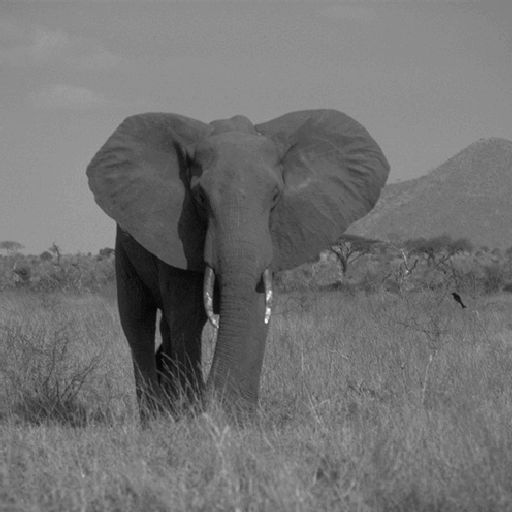
%> input picture assets/elephant.png, 512 x 512 px
$ octave SimpleCells4.m   (GNU Octave 9; MATLAB toolbox functions it lacks are replaced by stand-ins)
%> lines starting %> are read from the running program, lines starting %| are printed output that depends on the picture
### Week2/gabor2.m
function gb=gabor2(sigma,freq,orient,aspect,phase)
%function gb=gabor2(sigma,freq,orient,aspect,phase)
%
% This function produces a numerical approximation to 2D Gabor function.
% Parameters:
% sigma  = standard deviation of Gaussian envelope, this in-turn controls the
%          size of the result (pixels)
% freq   = the frequency of the sin wave (1/pixels)
% orient = orientation of the Gabor from the horizontal (degrees)
% aspect = aspect ratio of Gaussian envelope (1 = circular symmetric envelope,
%          lower values produce longer functions)
% phase  = the phase of the sin wave (degrees)

sz=fix(7*sigma./max(0.2,aspect));
if mod(sz,2)==0, sz=sz+1; end

[x y]=meshgrid(-fix(sz/2):fix(sz/2),fix(-sz/2):fix(sz/2));

% Rotation
orient=(orient-90)*pi/180;
xDash=x*cos(orient)+y*sin(orient);
yDash=-x*sin(orient)+y*cos(orient);

phase=phase*pi/180;

gb=exp(-.5*((xDash.^2/sigma^2)+(aspect^2*yDash.^2/sigma^2))).*(cos(2*pi*xDash*freq+phase));

%ensure gabor sums to zero (so it is a valid differencing mask)
gb(gb>0)=gb(gb>0)./sum(sum(max(0,gb)));
gb(gb<0)=gb(gb<0)./sum(sum(max(0,-gb)));

### Week4/SimpleCells4.m
clear;           % Clears all variables from the workspace
clc;             % Clears the command window
close all;       % Closes all open figure windows

% Load the elephant image and convert it to double format
I = imread('/MATLAB Drive/assets/elephant.png');
%> I is the input picture: size 512x512 uint8; min 6, max 249, mean 113.7
I_double = im2double(I); % Convert image from uint8 to double

% Parameters for the Gabor filter
sigma = 3;
lambda = 0.1;
theta = 90;       % Orientation in degrees
gamma = 0.75;
phase = 90;       % Phase for the Gabor filter

% Generate the Gabor filter
gaborFilter = gabor2(sigma, lambda, theta, gamma, phase);

% Convolve the image with the Gabor filter (valid shape)
gaborResponse = conv2(I_double, gaborFilter, 'valid');
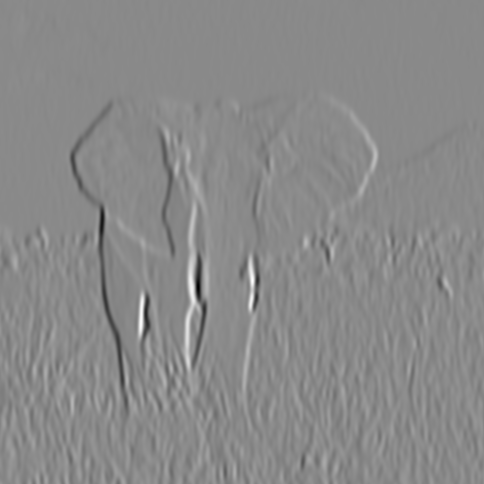
%> gaborResponse: size 484x484 double; min -0.417, max 0.355, mean -0.000173; drawn with min black and max white

% Display the result of the convolution
figure;
imagesc(gaborResponse);
colormap('gray');
colorbar;
title('Simple Cell Response (Gabor Filter with Phase 90)');

% Extract the values at the specified locations
value_1 = gaborResponse(360, 414); % Row 360, Column 414
%> value_1 = -0.024
value_2 = gaborResponse(276, 208); % Row 276, Column 208
%> value_2 = 0.129

% Display the values rounded to 2 decimal places
disp(['Value at row=360, column=414: ', num2str(round(value_1, 2))]);
%| Value at row=360, column=414: -0.02
disp(['Value at row=276, column=208: ', num2str(round(value_2, 2))]);
%| Value at row=276, column=208: 0.13
